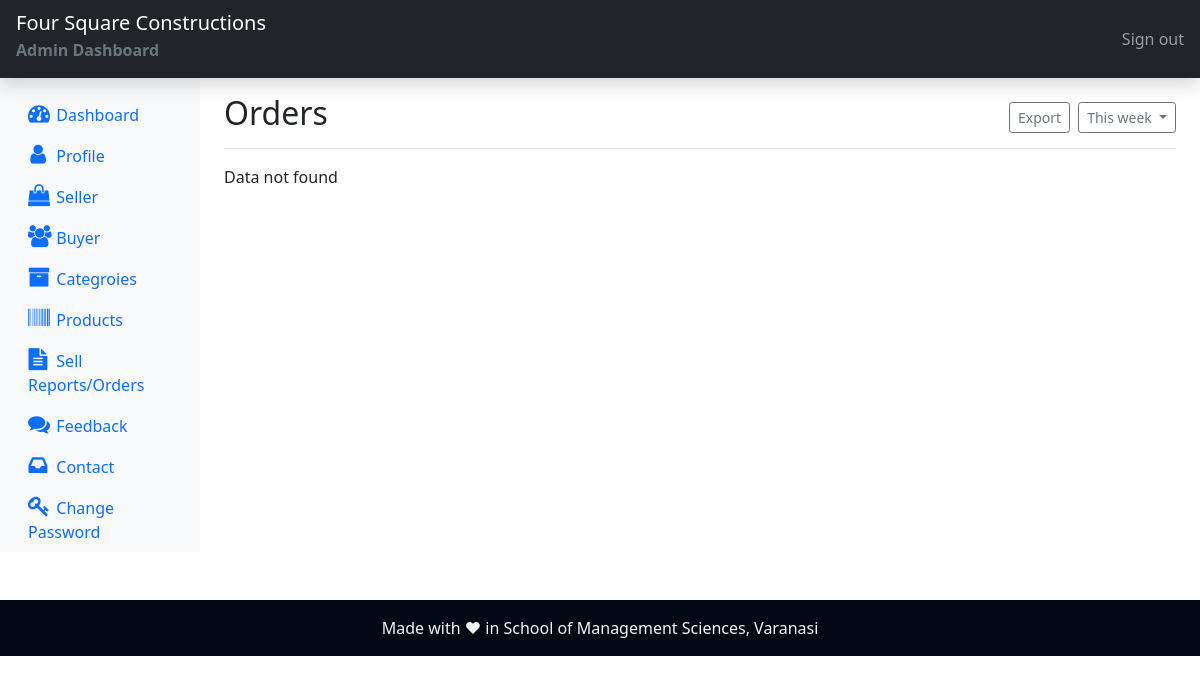
/admin/orders.php (signed in), run on an earlier commit of the app's database.
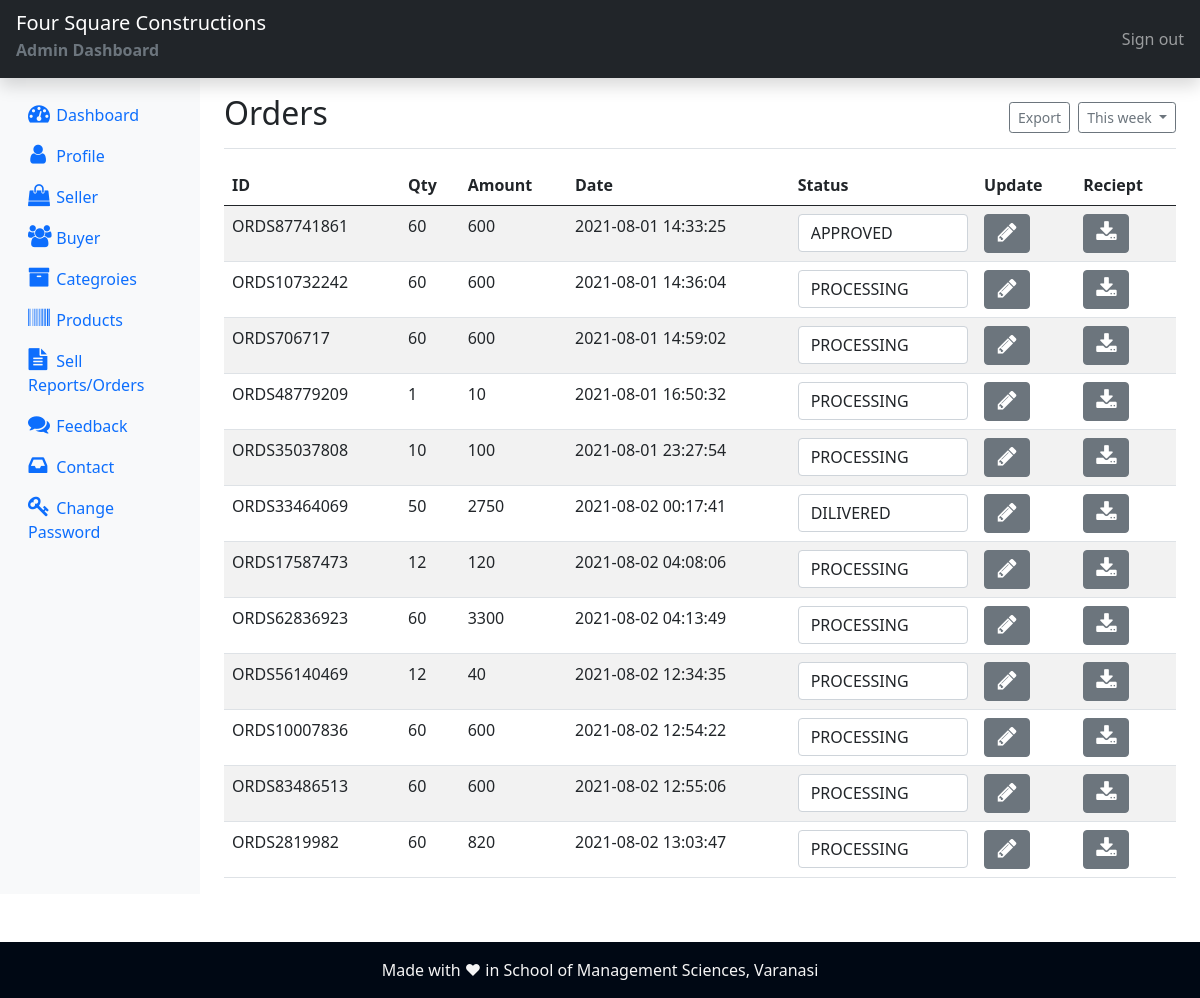
And on a later commit of the database.
### tables this page shows
CREATE TABLE `orders` (
  `id` int(11) NOT NULL,
  `ord_id` varchar(255) NOT NULL,
  `ord_qty` int(11) NOT NULL,
  `ord_txnDate` datetime NOT NULL,
  `ord_status` enum('PROCESSING','APPROVED','SHIPPED','DILIVERED','CANCELLED') NOT NULL DEFAULT 'PROCESSING',
  `ord_amt` int(11) NOT NULL,
  `payment_status` varchar(255) NOT NULL DEFAULT 'TXN_FAILED',
  `bu_email` varchar(255) NOT NULL,
  `cart_id` int(11) NOT NULL,
  `se_id` int(11) NOT NULL
);

### admin/orders.php (the view, shortened to what this page needs)
<?php
include("dashboard/header.inc.php");
include("dashboard/sidepane.inc.php");
include_once('../dbconnection.php');
?>
    <main class="col-md-9 ms-sm-auto col-lg-10 px-md-4">
      <div class="d-flex justify-content-between flex-wrap flex-md-nowrap align-items-center pt-3 pb-2 mb-3 border-bottom">
        <h1 class="h2">Orders</h1>
        <div class="btn-toolbar mb-2 mb-md-0">
          <div class="btn-group me-2">
            <input type="button" class="btn btn-sm btn-outline-secondary" value="Export" onclick="window.print()"></input>
          </div>
          <button type="button" class="btn btn-sm btn-outline-secondary dropdown-toggle">
            This week
          </button>
        </div>
      </div>
      <?php
      $sql = " SELECT * FROM orders where payment_status='TXN_SUCCESS' ";
      $result = $conn->query($sql);
      if ($result->num_rows > 0)
      {
      ?>
        <div style="overflow-x:auto;">
          <table class="table table-striped table-hover">
            <thead>
              <tr>
                <th scope="col">ID</th>
                <th scope="col">Qty</th>
                <th scope="col">Amount</th>
                <th scope="col">Date</th>
                <th scope="col">Status</th>
                <th scope="col">Update</th>
                <th scope="col">Reciept</th>
              </tr>
            </thead>
            <tbody>
            <?php
              $res = $conn->query("SHOW COLUMNS FROM `orders` LIKE 'ord_status';");
              if ($res) {
                $row = $res->fetch_row();
                $type = $row['1'];
                preg_match('/enum\((.*)\)$/', $type, $matches);
                $vals = explode(',', $matches[1]);
              }
               while ($row = $result->fetch_assoc()) {
            ?>
                <tr>
                  <td scope="row"><?php echo $row['ord_id'] ?></td>
                  <td><?php echo $row['ord_qty'] ?></td>
                  <td><?php echo $row['ord_amt'] ?></td>
                  <td><?php echo $row['ord_txnDate'] ?></td>
                  <form method="POST" class="d-inline">
                  <td>
                    <select class="form-control" name="selectStatus">
                      <?php
                        foreach($vals as $status)
                        {
                          $status=trim($status, "''");
                          if($status == $row['ord_status'])
                          {
                            ?>
                          <option value="<?php echo $status ?>" selected><?php echo $status ?></option>
                          <?php
                          }
                          else{
                            ?>
                          <option value="<?php echo $status ?>" ><?php echo $status ?></option>
                        <?php
                          }
                        }
                        ?>
                      </select>
                    </td>
                    <td>
                      <button type="submit" class="btn btn-secondary" name="update" value="update"><i class="fa fa-pencil" aria-hidden="true"></i></button>
                      </td></form>
                  <td>
                    <form method="POST" class="d-inline" action="../invoice.php">
                      <button type="submit" class="btn btn-secondary" name="view" value="view"><i class="fa fa-download" aria-hidden="true"></i></button>
                    </form>
                  </td>
                </tr>
            <?php
              }
            ?>
            </tbody>
          </table>
        </div>
      <?php
      }
      else {
        echo ("Data not found");
      }
      ?>
    </main>
  </div>
</div>
<?php include("dashboard/footer.inc.php") ?>
</body>
</html>

### components/header.inc.php (shortened to what this page needs)
<!DOCTYPE html>
<html lang="en">
<head>
        <link href="https://cdn.jsdelivr.net/npm/bootstrap@5.0.1/dist/css/bootstrap.min.css" rel="stylesheet">
    <link rel="stylesheet" href="https://cdnjs.cloudflare.com/ajax/libs/font-awesome/4.7.0/css/font-awesome.min.css">

### admin/dashboard/header.inc.php (shortened to what this page needs)
<?php require("../components/header.inc.php"); ?>
</head>
<body>
<header class="navbar navbar-dark sticky-top bg-dark flex-md-nowrap p-0 shadow">
  <div class="col-md-3 col-lg-2 me-0 px-3 mt-2">
  <a class="navbar-brand " href="../index.php">Four Square Constructions</a>
  <p class="text-muted"><strong>Admin Dashboard</strong></p>
  </div>
  <div class="navbar-nav">
    <div class="nav-item text-nowrap">
      <a class="nav-link px-3" href="../logout.php">Sign out</a>
    </div>
  </div>
</header>

### admin/dashboard/sidepane.inc.php (shortened to what this page needs)
<div class="container-fluid">
  <div class="row mb-5">
    <nav id="sidebarMenu" class="col-md-3 col-lg-2 d-md-block bg-light sidebar collapse">
      <div class="position-sticky pt-3">
        <ul class="nav flex-column">
          <li class="nav-item">
            <a class="nav-link active" aria-current="page" href="index.php">
            <i class="fa fa-tachometer" aria-hidden="true"></i>&nbsp;
              Dashboard
            </a>
          </li>
          <li class="nav-item">
            <a class="nav-link active" aria-current="page" href="profile.php">
            <i class="fa fa-user" aria-hidden="true"></i>&nbsp;
              Profile
            </a>
          </li>
          <li class="nav-item">
            <a class="nav-link" href="seller.php">
            <i class="fa fa-shopping-bag" aria-hidden="true"></i>&nbsp;
              Seller
            </a>
          </li>
          <li class="nav-item">
            <a class="nav-link" href="buyer.php">
              <i class="fa fa-users" aria-hidden="true"></i>&nbsp;
              Buyer
            </a>
          </li>
          <li class="nav-item">
            <a class="nav-link" href="categories.php">
              <i class="fa fa-archive" aria-hidden="true"></i>&nbsp;
              Categroies
            </a>
          </li>
          <li class="nav-item">
            <a class="nav-link" href="products.php">
              <i class="fa fa-barcode" aria-hidden="true"></i>&nbsp;
              Products
            </a>
          </li>
          <li class="nav-item">
            <a class="nav-link" href="orders.php">
              <i class="fa fa-file-text" aria-hidden="true"></i>&nbsp;
              Sell Reports/Orders
            </a>
          </li>
          <li class="nav-item">
            <a class="nav-link" href="feedback.php">
              <i class="fa fa-comments" aria-hidden="true"></i>&nbsp;
              Feedback
            </a>
          </li>
          <li class="nav-item">
            <a class="nav-link" href="contactus.php">
              <i class="fa fa-inbox" aria-hidden="true"></i>&nbsp;
              Contact
            </a>
          </li>
          <li class="nav-item">
            <a class="nav-link" href="changepassword.php">
              <i class="fa fa-key" aria-hidden="true"></i>&nbsp;
              Change Password
            </a>
          </li>
        </ul>
      </div>
    </nav>

### admin/dashboard/footer.inc.php
<footer>
  <div class="footer-2 text-center py-2">
    <div class="container">
        <p class="my-2">
            Made with  &hearts;  in School of Management Sciences, Varanasi
        </p>
    </div>
  </div>
</footer>

### components/header.inc.php (style rules this page uses)
.footer-2 { background-color: #000814; color:whitesmoke; }
.fa { padding: 20px; font-size: 30px; width: 70px; text-align: center; text-decoration: none; border-radius: 50%; }

### admin/dashboard/header.inc.php (style rules this page uses)
.fa { padding: 0px; font-size: 22px; width: 20px; }

What changed in the data, as far as the page shows it:
added orders: ord "ORDS87741861", ord_qty "60", ord_amt "600", ord_txnDate "2021-08-01 14:33:25", selectStatus "APPROVED"
added orders: ord "ORDS10732242", ord_qty "60", ord_amt "600", ord_txnDate "2021-08-01 14:36:04", selectStatus "PROCESSING"
added orders: ord "ORDS706717", ord_qty "60", ord_amt "600", ord_txnDate "2021-08-01 14:59:02", selectStatus "PROCESSING"
added orders: ord "ORDS48779209", ord_qty "1", ord_amt "10", ord_txnDate "2021-08-01 16:50:32", selectStatus "PROCESSING"
added orders: ord "ORDS35037808", ord_qty "10", ord_amt "100", ord_txnDate "2021-08-01 23:27:54", selectStatus "PROCESSING"
added orders: ord "ORDS33464069", ord_qty "50", ord_amt "2750", ord_txnDate "2021-08-02 00:17:41", selectStatus "DILIVERED"
added orders: ord "ORDS17587473", ord_qty "12", ord_amt "120", ord_txnDate "2021-08-02 04:08:06", selectStatus "PROCESSING"
added orders: ord "ORDS62836923", ord_qty "60", ord_amt "3300", ord_txnDate "2021-08-02 04:13:49", selectStatus "PROCESSING"
added orders: ord "ORDS56140469", ord_qty "12", ord_amt "40", ord_txnDate "2021-08-02 12:34:35", selectStatus "PROCESSING"
added orders: ord "ORDS10007836", ord_qty "60", ord_amt "600", ord_txnDate "2021-08-02 12:54:22", selectStatus "PROCESSING"
added orders: ord "ORDS83486513", ord_qty "60", ord_amt "600", ord_txnDate "2021-08-02 12:55:06", selectStatus "PROCESSING"
added orders: ord "ORDS2819982", ord_qty "60", ord_amt "820", ord_txnDate "2021-08-02 13:03:47", selectStatus "PROCESSING"
Also different on the page:
text no longer shown: "Data not found"
text now shown: "ID Qty Amount Date Status Update Reciept"
